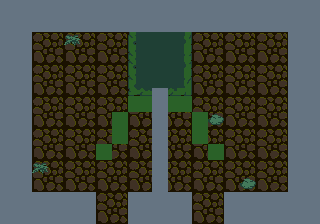

This is a level from a 2D game, rendered from its Tiled map with the project's own tilesets. A one-line summary and the map file follow, with tile-layer data summarised:
An orthogonal 40x28 tile map with 8x8 px tiles, 4 tile layers (gfx, walls, spikes, holes) and 5 objects (2x Enemy, 2x Item, Npc).

<map version="1.10" tiledversion="1.10.2" orientation="orthogonal" renderorder="right-down" width="40" height="28" tilewidth="8" tileheight="8" infinite="0" nextlayerid="8" nextobjectid="9">
 <tileset firstgid="1" source="forest-temple.tsx" />
 <layer id="1" name="gfx" width="40" height="28">
  <data>[1120 cells, 1120 non-empty, 102 distinct tile ids]</data>
 </layer>
 <layer id="2" name="walls" width="40" height="28">
  <data>[1120 cells, 474 non-empty, 1 distinct tile ids]</data>
 </layer>
 <layer id="3" name="spikes" width="40" height="28">
  <data>[1120 cells, 36 non-empty, 1 distinct tile ids]</data>
 </layer>
 <layer id="7" name="holes" width="40" height="28">
  <data>[1120 cells, 42 non-empty, 1 distinct tile ids]</data>
 </layer>
 <objectgroup id="5" name="objs">
  <object id="1" name="Goblin" type="Enemy" x="264" y="152">
   <point />
  </object>
  <object id="2" name="Boots" type="Item" x="240" y="88">
   <point />
  </object>
  <object id="3" name="RacoonNpc" type="Npc" x="64" y="64">
   <properties>
    <property name="dialogue_id" type="int" value="2" />
   </properties>
   <point />
  </object>
  <object id="7" name="Knife" type="Item" x="80" y="88">
   <point />
  </object>
  <object id="8" name="Orc" type="Enemy" x="56" y="144">
   <point />
  </object>
 </objectgroup>
</map>
